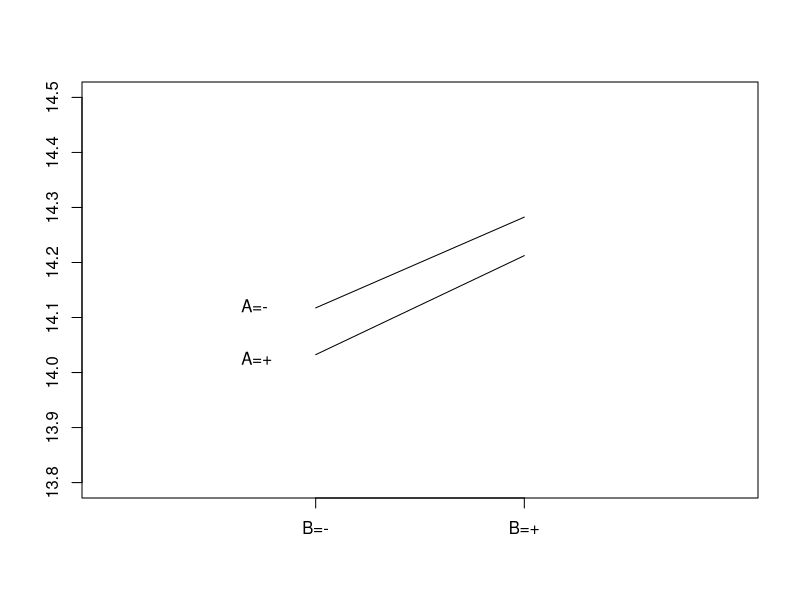
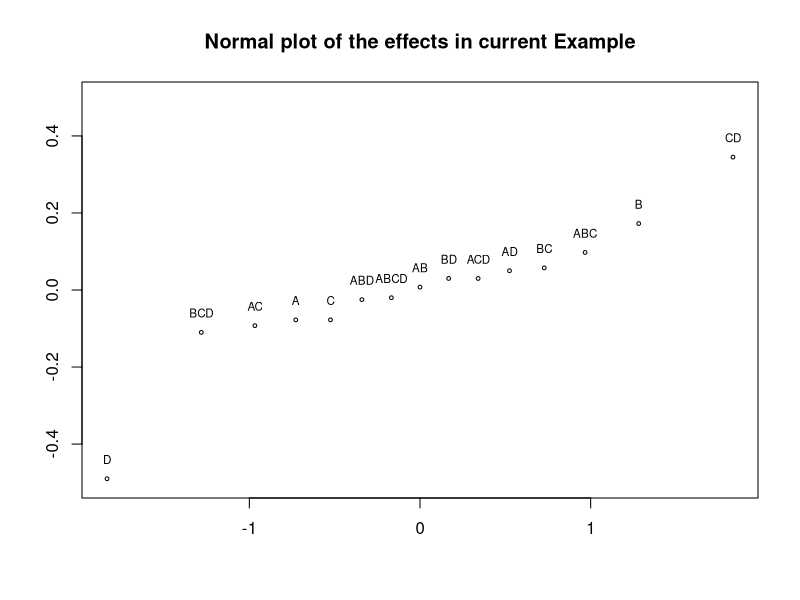
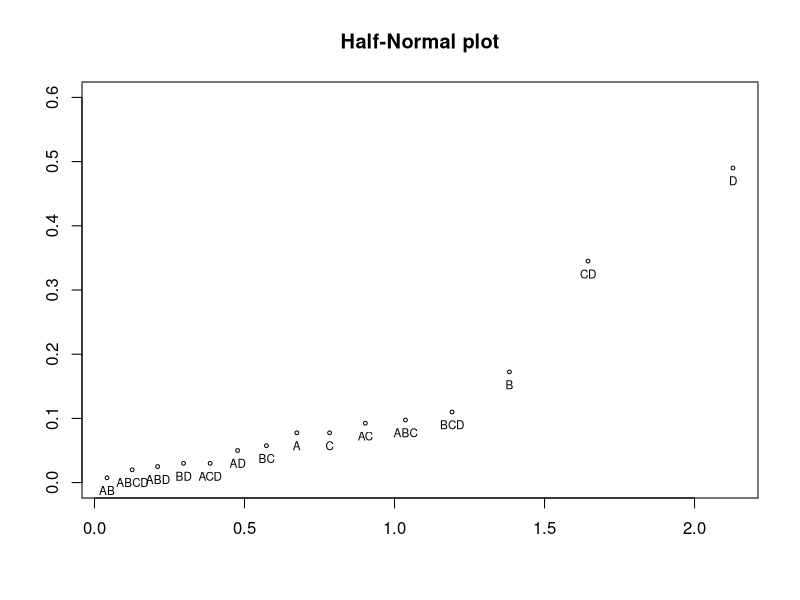

Write R code to recreate these figures, in order.
## coding for 7.1

## Numerical calculation for estimating main effects

yy = c(14.59, 13.59, 14.24, 14.05, 14.65, 13.94, 
       14.40, 14.14, 14.67, 13.72, 13.84, 13.90, 
       14.56, 13.88, 14.30, 14.11)
aa = c(rep(-1, 8), rep(1, 8))
zaplus = sum( (1+aa)*yy)/16;
zaplus
zaminus = sum( (1-aa)*yy)/16;
zaminus
mu.a = zaplus - zaminus
mu.a

### note that we could code differently.

print("other way of computing effect of A")
print(mean(yy[aa ==1 ])- mean(yy[aa == -1]))

bb= rep(c(rep(-1, 4), rep(1, 4)), 2)
zbplus = sum( (1+bb)*yy)/16;
zbplus
zbminus = sum( (1-bb)*yy)/16;
zbminus
mu.b = zbplus - zbminus; 
print(aa); print(bb)
print("estimated effects of A and B")
print(c(mu.a, mu.b))

### Estimating interaction effects.

yy = c(14.59, 13.59, 14.24, 14.05, 14.65, 13.94, 14.40, 14.14, 14.67, 13.72, 13.84, 13.90, 14.56, 13.88, 14.30, 14.11)
aa= c(rep(-1, 8), rep(1, 8))
bb= rep(c(rep(-1, 4), rep(1, 4)), 2)
cc= rep(c(-1, -1, 1, 1), 4)
dd= rep(c(-1, 1), 8)

AB = aa*bb
zABplus = sum( (1+AB)*yy)/16;
zABplus
zABminus = sum( (1-AB)*yy)/16;
zABminus
mu.ab = zABplus - zABminus;
print(c("AB interaction=", mu.ab))
### ALTERNATIVE CALCULATION
print(mean(yy[AB == 1])- mean(yy[AB == -1]))

## interaction plot 
## changing place 
x = aa
y = bb
zzmm = mean(yy[(x==-1)&(y==-1)])
zzmp = mean(yy[(x==-1)&(y==1)])
zzpm = mean(yy[(x==1)&(y==-1)])
zzpp = mean(yy[(x==1)&(y==1)])

options(repr.plot.width=6, repr.plot.height=6)
plot(1:2, c(zzpm, zzpp), "l", xlim = c(0, 3), ylim=c(13.8, 14.5), xlab="", ylab="", xaxt="n")
legend(0.5, zzpm+.03, "A=+", bty="n") 
axis(1, at=1:2, labels = expression("B=-", "B=+"))## ?
lines(1:2, c(zzmm, zzmp))
legend(0.5, zzmm+.04, "A=-", bty="n") 
qt(0.975,80)

## 如果给了 s^2 可以直接sum up s
### Two ways of computing pooled variance estimator


ss.run = c(
  .270, .291, .268, .197,
  .221, .205, .222, .215,
  .269, .272, .220, .229,
  .227, .253, .250, .192)

sigma2hat = mean(ss.run)
print(sigma2hat)

df = (6-1)*16

qt(0.975, 80)


round(-0.077 + c(-1, 1)* 1.99*(0.2375/24)^.5, 3)

##7.3
## 包含 y 和 s 的 code 详情看formula 7.3 的repeat table
## Input data

yy = c(14.59,13.59,14.24,14.05,14.65,13.94,14.40,14.14,14.67,13.72,13.84,13.90,14.56,13.88,14.30,14.11)
ss = c(.270,.291,.268,.197,.221,.205,.222,.215,.269,.272,
       .220,.229,.227,.253,.250,.192)

## columns for various factors
aa = c(rep(-1, 8), rep(1, 8)); bb= rep(c(rep(-1, 4), rep(1, 4)), 2);
cc= rep(c(-1, -1, 1, 1), 4); dd= rep(c(-1, 1), 8)

zz = cbind(aa,bb,cc,dd, aa*bb, aa*cc, aa*dd, bb*cc)
zz = cbind(zz, bb*dd, cc*dd, aa*bb*cc, aa*bb*dd, aa*cc*dd, bb*cc*dd, aa*bb*cc*dd)
print(zz)



## 求mu 和sigma 
mu.all = yy%*%zz/8;
sighat = mean(ss)^0.5
print(mu.all)
print(sighat)



# Normal plot

ii = order(mu.all)
sym =c("A", "B", "C", "D", "AB", "AC", "AD",   
       "BC", "BD", "CD", "ABC", "ABD", "ACD", "BCD","ABCD")
sym=sym[ii]; zz = mu.all[ii];
## Matching the symbols and their values.

qq = qnorm((1:15-0.5)/15)
## 15 effects. 
## quantiles at (0.5, 1.5, 2.5, ..;, 14.5)/15 levels

options(repr.plot.width=8, repr.plot.height=6)
plot(qq, zz, ylim=c(-.5, .5), xlab=" ", ylab = " ", 
     main=
       "Normal plot of the effects in current Example", cex=0.5)
text(qq, zz+0.05,labels=sym, cex=0.7)
## Marking these effects.

## Matching symbols manually works better in exams.


zz= abs(mu.all)
### Take absolution values.
ii = order(zz)
sym =c("A", "B", "C", "D", "AB", "AC", "AD",   
       "BC", "BD", "CD", "ABC", "ABD", "ACD", "BCD","ABCD")
sym=sym[ii]; zz = zz[ii]; 
qq = qnorm( 0.5+(1:15-0.5)/(2*15))
### quantiles at 0.5 + (0.5, 1.5, ..., 14.5)/(2*15)

options(repr.plot.width=8, repr.plot.height=6)
plot(qq, zz, ylim=c(0, .6), xlab=" ", ylab = " ", 
     main= "Half-Normal plot",   cex=0.5)
text(qq, zz-0.02,labels=sym, cex=0.7)
print(0.5 + c(0.5, 1.5, 14.5)/(2*15))

